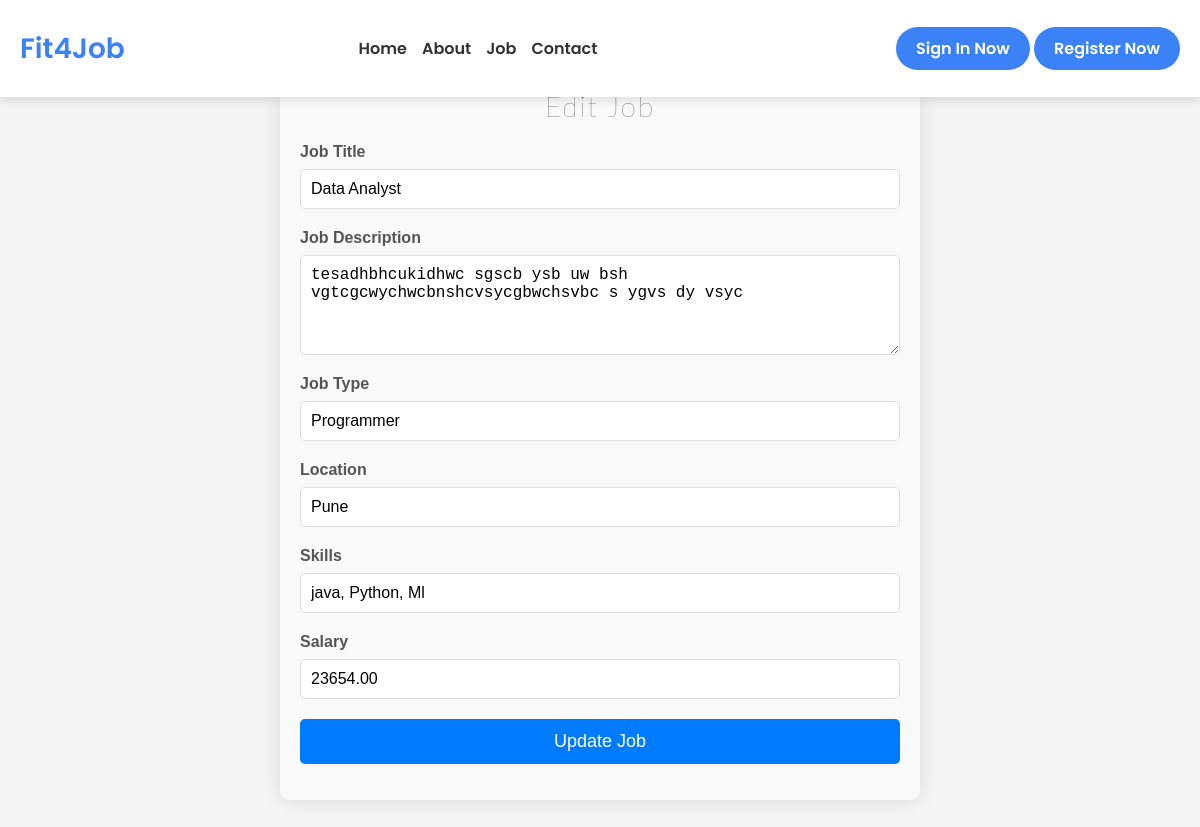
Screenshot of /job/edit/7/ with the database file from the repository.
### ats_app/models.py (models this page shows, shortened)
class Job(models.Model):
    title = models.CharField(max_length=100)
    description = models.TextField()
    job_type = models.CharField(max_length=50)
    location = models.CharField(max_length=100)
    skills = models.CharField(max_length=200)
    salary = models.DecimalField(max_digits=10, decimal_places=2)
    created_at = models.DateTimeField(auto_now_add=True)
    updated_at = models.DateTimeField(auto_now=True)
    user = models.ForeignKey(User,on_delete=models.CASCADE)

### ats_app/views.py (the view, shortened to what this page needs)
# urls.py: path('job/edit/<int:job_id>/', edit_job, name='edit_job'),
def edit_job(request, job_id):
    job = Job.objects.get(id=job_id)
    return render(request, 'main/edit_job.html', {'job': job})

### templates/main/edit_job.html (shortened to what this page needs)
{% extends 'base.html' %}
{% load static %}
{% block content %}
<div class="form-container">
    <h1>Edit Job</h1>
    <form method="POST">
        <label for="job_title">Job Title</label>
        <input type="text" id="job_title" name="job_title" value="{{ job.title }}" required>
        <label for="job_description">Job Description</label>
        <textarea id="job_description" name="job_description" required>{{ job.description }}</textarea>
        <label for="job_type">Job Type</label>
        <input type="text" id="job_type" name="job_type" value="{{ job.job_type }}" required>
        <label for="location">Location</label>
        <input type="text" id="location" name="location" value="{{ job.location }}" required>
        <label for="skills">Skills</label>
        <input type="text" id="skills" name="skills" value="{{ job.skills }}" required>
        <label for="salary">Salary</label>
        <input type="text" id="salary" name="salary" value="{{ job.salary }}" required>
        <button type="submit" class="btn">Update Job</button>
    </form>
</div>
{% endblock content %}

### static/css/style copy.css (style rules this page uses)
body { font-family: 'Poppins', sans-serif; margin: 0; padding: 0; background-color: #f4f4f4; color: #333; margin-top: 80px; }
body { margin: 0; }
h1 { font-family: 'Lato', sans-serif; font-weight: 200; letter-spacing: 2px; font-size: 35px; }

### static/css/job_category.css (style rules this page uses)
html, body { overflow-x: hidden; }

### static/css/about.css (style rules this page uses)
html, body { height: 100%; margin: 0; }

### templates/main/edit_job.html (style rules this page uses)
.form-container { max-width: 600px; margin: 50px auto; padding: 20px; background-color: #f9f9f9; border-radius: 10px; box-shadow: 0 0 20px rgba(0, 0, 0, 0.1); font-family: 'Arial', sans-serif; }
.form-container h1 { text-align: center; font-size: 28px; margin-bottom: 20px; color: #333; }
.form-container label { display: block; font-weight: bold; margin-bottom: 8px; color: #555; }
.form-container input[type="text"], .form-container textarea { width: 100%; padding: 10px; margin-bottom: 20px; border: 1px solid #ddd; border-radius: 5px; font-size: 16px; }
.form-container textarea { height: 100px; resize: vertical; }
.form-container .btn { display: block; width: 100%; padding: 12px; background-color: #007bff; border: none; color: #fff; font-size: 18px; cursor: pointer; border-radius: 5px; transition: background-color 0.3s ease; }

### rows the page displays
Job: job_title "Data Analyst", job_description "tesadhbhcukidhwc sgscb ysb uw bsh vgtcgcwychwcbnshcvsycgbwchsvbc s ygvs dy vsyc", job_type "Programmer", location "Pune", skills "java, Python, Ml", salary "23654.00"
